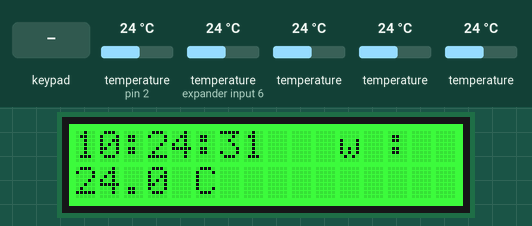
A sketch run on a simulated Arduino Uno, built with avr-gcc and run on an emulated ATmega328P. Shown: 16×2 character LCD. The test bench sets the inputs (shaded band); at power-on: temperature (sensors on pin 2, expander input 6) 24 °C, temperature 24 °C. The local clock reads 2024-03-15 10:24:30 at power-on unless the sketch sets it; storage starts empty; what the sketch prints to the serial monitor is not drawn. At 29.0 s the program stops and its outputs stay as they are.

Above: at 2.3 s.
2.4 s: key 'S' pressed
At 8.4 s:
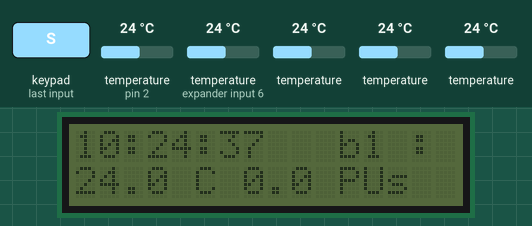
13.6 s: key 'S' pressed
At 19.1 s:
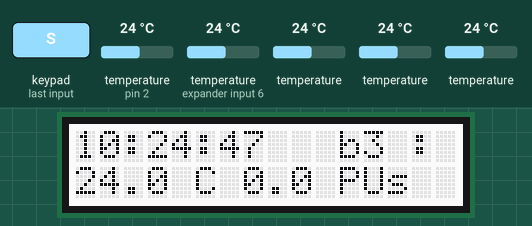
24.8 s: key 'L' pressed
At 29.9 s:
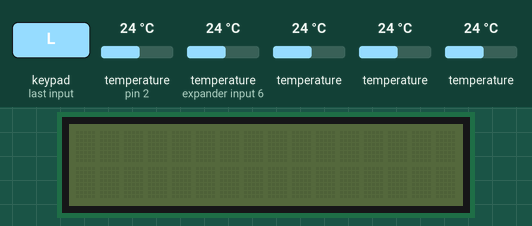
Timing chart, 0 to 30.5 s (numbered marks = the images above; inputs shaded):
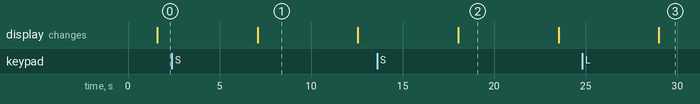

Measured:
- after the input at 2.4 s, the display: changes after 4.7 s (image 1)
- after the input at 13.6 s, the display: changes after 4.4 s (image 2)
- after the input at 24.8 s, the display: changes after 4.2 s (image 3)
- what the display in image 1 shows lasts 5.5 s, from 7.1 s to 12.6 s

The sketch:

RBC_PUs_2.ino
```cpp
/*********************
  Measure PUs during pasteurization
**********************/

// include the library code:

#include <Wire.h>
#include <Adafruit_RGBLCDShield.h>  // RGB LCD Shield communications
#include <RTClib.h>                 // DS1307 clock communications
#include <OneWire.h>
#include <DallasTemperature.h>
#include <SPI.h>
#include <SdFat.h>

SdFat SD;

const int chipSelect = 10; // SD card

// DS18B20 sensor(s) on digital line 2, 10-bit precision
#define ONE_WIRE_BUS 2
#define TEMPERATURE_PRECISION 11

// These defines make it easy to set the backlight color
#define OFF 0x0
#define RED 0x1
#define YELLOW 0x3
#define GREEN 0x2
#define TEAL 0x6
#define BLUE 0x4
#define VIOLET 0x5
#define WHITE 0x7

OneWire oneWire(ONE_WIRE_BUS);
DallasTemperature sensors(&oneWire);

const byte sensorCount = 5;
const DeviceAddress sensorAddress[sensorCount] = {  // Previously determined
  {0x28, 0x9C, 0x63, 0x45, 0x92, 0x0F, 0x02, 0x2F},
  {0x28, 0x87, 0x78, 0x45, 0x92, 0x0F, 0x02, 0x80},
  {0x28, 0x1E, 0xF8, 0x45, 0x92, 0x0D, 0x02, 0xFD},
  {0x28, 0xB7, 0x33, 0x45, 0x92, 0x17, 0x02, 0x6E},
  {0x28, 0xBF, 0xF6, 0x45, 0x92, 0x04, 0x02, 0x86}};

const char* sensorNames[sensorCount] = { "w", "b1", "b2", "b3", "b4"};
const byte bottleMinIndex = 1, bottleMaxIndex = 4;
float lastTemp[sensorCount] = {999, 999, 999, 999, 999};
float currTemp[sensorCount] = {999, 999, 999, 999, 999};
float totalPU[sensorCount] = {0, 0, 0, 0, 0}; // totalPu[0] is not used, but simplifies things


// Set up initial values for temperature sensor
float Celsius = 0;
float PU = 0;
float maxPU = 60;
float maxTemp = 80;
int stopper = 0;
int readCount = 0;

// The shield uses the I2C SCL and SDA pins.
Adafruit_RGBLCDShield lcd = Adafruit_RGBLCDShield();

RTC_PCF8523 RTC;      // Establish clock object
DateTime Clock;      // Holds current clock time

File dataFile;
char logFileName[] = "yyyymmdd-hhmmss.csv"; //yymmdd-hhmmss.csv
char dataString[69];
char str_Cel[6];
char str_PU[6];

int8_t offset = 0;   // Hour offset set by user with buttons
uint8_t backlight = GREEN;  // Backlight state

void setup() {
  lcd.begin(16, 2);         // initialize display colums and rows
  RTC.begin();              // Initialize clock
  lcd.setBacklight(backlight);  // Set to OFF if you do not want backlight on boot
  Serial.begin(9600);
  delay(1000);
  sensors.begin();

  for (int i = 0;  i < sensorCount;  i++) {
    sensors.setResolution(sensorAddress[i], TEMPERATURE_PRECISION);
  }


  // see if the card is present and can be initialized:
  if (!SD.begin(chipSelect)) {
    Serial.println(F("Card failed, or not present"));
    // don't do anything more:
    while (1);
  }
  Serial.println(F("card initialized."));

  Clock = RTC.now();
  sprintf(logFileName, "%02d%02d%02d-%02d%02d%02d.csv", Clock.year(), Clock.month(), Clock.day(), Clock.hour(), Clock.minute(), Clock.second());
  Serial.println(logFileName);

  sprintf(dataString, "Hr,Min,Sec");
  for (int i = 0;  i < sensorCount;  i++) {
    strcat(dataString, ",");
    strcat(dataString, sensorNames[i]);
    if (i > 0) {
     strcat(dataString, ",PU");
    }
  }

  // open the file.
  dataFile = SD.open(logFileName, FILE_WRITE);

  // if the file is available, write to it:
  if (dataFile) {
    dataFile.println(dataString);
    dataFile.close();
    // print to the serial port too:
    Serial.println(dataString);
  }
  // if the file isn't open, pop up an error:
  else {
    Serial.println(F("error opening datalog.txt"));
  }

}


void loop() {
  uint8_t buttons;                       // button read value
  uint8_t hourval, minuteval, secondval; // holds the time

  char* colon = ":";                 // static characters save a bit
  char* slash = "/";                 //   of memory

  // make a string for assembling the data to log:
  // String dataString = "";

  sensors.requestTemperatures();

  for (int i = 0;  i < sensorCount;  i++) {
    lastTemp[i] = currTemp[i];
    currTemp[i] = sensors.getTempC(sensorAddress[i]);

    // set lastTemp to initital temp
    if (lastTemp[i] == 999) {
      if ((currTemp[i] > 0) && (currTemp[i] < maxTemp)){
        lastTemp[i] = currTemp[i];
      }
    }

    // check for read errors
    if ((currTemp[i] < 0) || (currTemp[i] > maxTemp)){
      if (lastTemp[i] != 999){
        currTemp[i] = lastTemp[i];
      } else {
        do {
          delay(100);
          currTemp[i] = sensors.getTempC(sensorAddress[i]);
          Serial.println("Error reading sensor.");
        } while((currTemp[i] < 0) || (currTemp[i] > maxTemp));
      }
    }

    if (i > 0) {
      if (currTemp[i] > 50) {
        totalPU[i] = totalPU[i] + (pow(10, ((currTemp[i] - 60) / 6.94))) / 12;
      }
      if (totalPU[i] > maxPU) {
        lcd.setBacklight(RED);  // set the new backlight state
      }
    }
  }

  Clock = RTC.now();                 // get the RTC time

  hourval = Clock.hour();     // calculate hour to display
  if (hourval > 23) hourval -= 24;   // adjust for over 23 hour
  else if (hourval < 0) hourval += 24; //   or under 0 hours

  minuteval = Clock.minute();        // This block prints the time
  secondval = Clock.second();        //  to the LCD Shield
  lcd.clear();
  lcd.setCursor(0, 0);
  if (hourval < 10) printzero();     // print function does not print
  lcd.print(hourval);                //   leading zeros so this will
  lcd.print(colon);
  if (minuteval < 10) printzero();
  lcd.print(minuteval);
  lcd.print(colon);
  if (secondval < 10) printzero();
  lcd.print(secondval);

  buttons = lcd.readButtons();  // read the buttons on the shield

  if (buttons != 0) {                  // if a button was pressed
    if (buttons & BUTTON_LEFT) {       // if left pressed, break loop
      // Exit the loop
      exit(0);  //The 0 is required to prevent compile error.
    }
    if (buttons & BUTTON_SELECT) {   // if select button pressed
      if (backlight)                // if the backlight is on
        backlight = OFF;           //   set it to off
      else                          // else turn on the backlight if off
        backlight = WHITE;         //   (you can select any color)
      lcd.setBacklight(backlight);  // set the new backlight state
    }
  }
  lcd.setCursor(11, 0);                 // This block prints the temp and PUs
  lcd.print(sensorNames[readCount % sensorCount]);
  lcd.print(" : ");
  lcd.setCursor(0, 1);                 // This block prints the temp and PUs
  dtostrf(currTemp[readCount % sensorCount], 3, 1, str_Cel);
  lcd.print(str_Cel);
  lcd.print(" C ");
  if (readCount % sensorCount > 0) {
    dtostrf(totalPU[readCount % sensorCount], 3, 1, str_PU);
    lcd.print(str_PU);
    lcd.print(" PUs");
  }

  sprintf(dataString, "%02d,%02d,%02d", Clock.hour(), Clock.minute(), Clock.second());
  for (int i = 0;  i < sensorCount;  i++) {
    strcat(dataString, ",");
    dtostrf(currTemp[i], 3, 1, str_Cel);
    strcat(dataString, str_Cel);
    if (i > 0) {
     strcat(dataString, ",");
     dtostrf(totalPU[i], 3, 1, str_PU);
     strcat(dataString, str_PU);
    }
  }

  // open the file.
  dataFile = SD.open(logFileName, FILE_WRITE);

  // if the file is available, write to it:
  if (dataFile) {
    dataFile.println(dataString);
    dataFile.close();
    // print to the serial port too:
    Serial.println(dataString);
  }
  // if the file isn't open, pop up an error:
  else {
    Serial.println(F("error opening datalog.txt"));
  }
  delay(5000);  // wait 5 seconds
  readCount = readCount + 1;

}

void printzero() {  // prints a zero to the LCD for leading zeros
  lcd.print("0");   // a function saves multiple calls to the print function
}
```
